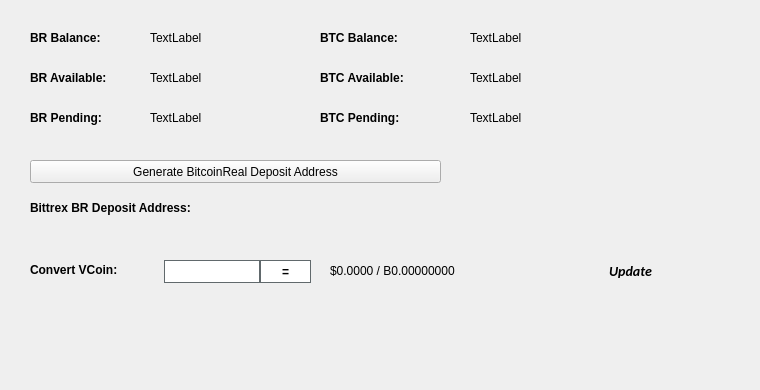
   <widget class="QWidget" name="BalanceTab">
    <attribute name="title">
     <string>Balance</string>
    </attribute>
    <widget class="QLabel" name="BitcoinBalanceLabel">
     <property name="geometry">
      <rect>
       <x>470</x>
       <y>30</y>
       <width>150</width>
       <height>16</height>
      </rect>
     </property>
     <property name="text">
      <string>TextLabel</string>
     </property>
    </widget>
    <widget class="QLabel" name="BRBalanceLabel">
     <property name="geometry">
      <rect>
       <x>150</x>
       <y>30</y>
       <width>150</width>
       <height>16</height>
      </rect>
     </property>
     <property name="text">
      <string>TextLabel</string>
     </property>
    </widget>
    <widget class="QLabel" name="label_11">
     <property name="geometry">
      <rect>
       <x>30</x>
       <y>30</y>
       <width>101</width>
       <height>16</height>
      </rect>
     </property>
     <property name="font">
      <font>
       <weight>75</weight>
       <bold>true</bold>
      </font>
     </property>
     <property name="text">
      <string>BR Balance:</string>
     </property>
    </widget>
    <widget class="QLabel" name="label_12">
     <property name="geometry">
      <rect>
       <x>320</x>
       <y>30</y>
       <width>101</width>
       <height>16</height>
      </rect>
     </property>
     <property name="font">
      <font>
       <weight>75</weight>
       <bold>true</bold>
      </font>
     </property>
     <property name="text">
      <string>BTC Balance:</string>
     </property>
    </widget>
    <widget class="QLabel" name="BRAvailableLabel_2">
     <property name="geometry">
      <rect>
       <x>150</x>
       <y>70</y>
       <width>150</width>
       <height>16</height>
      </rect>
     </property>
     <property name="text">
      <string>TextLabel</string>
     </property>
    </widget>
    <widget class="QLabel" name="label_13">
     <property name="geometry">
      <rect>
       <x>30</x>
       <y>70</y>
       <width>111</width>
       <height>16</height>
      </rect>
     </property>
     <property name="font">
      <font>
       <weight>75</weight>
       <bold>true</bold>
      </font>
     </property>
     <property name="text">
      <string>BR Available:</string>
     </property>
    </widget>
    <widget class="QLabel" name="label_14">
     <property name="geometry">
      <rect>
       <x>30</x>
       <y>110</y>
       <width>101</width>
       <height>16</height>
      </rect>
     </property>
     <property name="font">
      <font>
       <weight>75</weight>
       <bold>true</bold>
      </font>
     </property>
     <property name="text">
      <string>BR Pending:</string>
     </property>
    </widget>
    <widget class="QLabel" name="BRPendingLabel">
     <property name="geometry">
      <rect>
       <x>150</x>
       <y>110</y>
       <width>150</width>
       <height>16</height>
      </rect>
     </property>
     <property name="text">
      <string>TextLabel</string>
     </property>
    </widget>
    <widget class="QLabel" name="label_15">
     <property name="geometry">
      <rect>
       <x>320</x>
       <y>70</y>
       <width>111</width>
       <height>16</height>
      </rect>
     </property>
     <property name="font">
      <font>
       <weight>75</weight>
       <bold>true</bold>
      </font>
     </property>
     <property name="text">
      <string>BTC Available:</string>
     </property>
    </widget>
    <widget class="QLabel" name="BitcoinAvailableLabel">
     <property name="geometry">
      <rect>
       <x>470</x>
       <y>70</y>
       <width>150</width>
       <height>16</height>
      </rect>
     </property>
     <property name="text">
      <string>TextLabel</string>
     </property>
    </widget>
    <widget class="QLabel" name="label_31">
     <property name="geometry">
      <rect>
       <x>320</x>
       <y>110</y>
       <width>111</width>
       <height>16</height>
      </rect>
     </property>
     <property name="font">
      <font>
       <weight>75</weight>
       <bold>true</bold>
      </font>
     </property>
     <property name="text">
      <string>BTC Pending:</string>
     </property>
    </widget>
    <widget class="QLabel" name="BitcoinPendingLabel">
     <property name="geometry">
      <rect>
       <x>470</x>
       <y>110</y>
       <width>150</width>
       <height>16</height>
      </rect>
     </property>
     <property name="text">
      <string>TextLabel</string>
     </property>
    </widget>
    <widget class="QLabel" name="label_33">
     <property name="geometry">
      <rect>
       <x>30</x>
       <y>200</y>
       <width>221</width>
       <height>16</height>
      </rect>
     </property>
     <property name="font">
      <font>
       <weight>75</weight>
       <bold>true</bold>
      </font>
     </property>
     <property name="text">
      <string>Bittrex BR Deposit Address:</string>
     </property>
    </widget>
    <widget class="QPushButton" name="GenDepositBTN">
     <property name="geometry">
      <rect>
       <x>30</x>
       <y>160</y>
       <width>411</width>
       <height>23</height>
      </rect>
     </property>
     <property name="text">
      <string>Generate BitcoinReal Deposit Address</string>
     </property>
     <property name="icon">
      <iconset resource="../bitcoinreal.qrc">
       <normaloff>:/icons/bitcoin</normaloff>:/icons/bitcoin</iconset>
     </property>
    </widget>
    <widget class="QLabel" name="DepositAddressLabel">
     <property name="geometry">
      <rect>
       <x>200</x>
       <y>200</y>
       <width>261</width>
       <height>16</height>
      </rect>
     </property>
     <property name="palette">
      <palette>
       <active>
        <colorrole role="WindowText">
         <brush brushstyle="SolidPattern">
          <color alpha="255">
           <red>0</red>
           <green>0</green>
           <blue>0</blue>
          </color>
         </brush>
        </colorrole>
        <colorrole role="Text">
         <brush brushstyle="SolidPattern">
          <color alpha="255">
           <red>0</red>
           <green>0</green>
           <blue>255</blue>
          </color>
         </brush>
        </colorrole>
       </active>
       <inactive>
        <colorrole role="WindowText">
         <brush brushstyle="SolidPattern">
          <color alpha="255">
           <red>0</red>
           <green>0</green>
           <blue>0</blue>
          </color>
         </brush>
        </colorrole>
        <colorrole role="Text">
         <brush brushstyle="SolidPattern">
          <color alpha="255">
           <red>0</red>
           <green>0</green>
           <blue>255</blue>
          </color>
         </brush>
        </colorrole>
       </inactive>
       <disabled>
        <colorrole role="WindowText">
         <brush brushstyle="SolidPattern">
          <color alpha="255">
           <red>120</red>
           <green>120</green>
           <blue>120</blue>
          </color>
         </brush>
        </colorrole>
        <colorrole role="Text">
         <brush brushstyle="SolidPattern">
          <color alpha="255">
           <red>120</red>
           <green>120</green>
           <blue>120</blue>
          </color>
         </brush>
        </colorrole>
       </disabled>
      </palette>
     </property>
     <property name="font">
      <font>
       <weight>75</weight>
       <bold>true</bold>
      </font>
     </property>
     <property name="text">
      <string/>
     </property>
     <property name="alignment">
      <set>Qt::AlignRight|Qt::AlignTrailing|Qt::AlignVCenter</set>
     </property>
     <property name="textInteractionFlags">
      <set>Qt::LinksAccessibleByMouse|Qt::TextSelectableByKeyboard|Qt::TextSelectableByMouse</set>
     </property>
    </widget>
    <widget class="QLabel" name="label_8">
     <property name="geometry">
      <rect>
       <x>460</x>
       <y>300</y>
       <width>281</width>
       <height>81</height>
      </rect>
     </property>
     <property name="text">
      <string/>
     </property>
     <property name="pixmap">
      <pixmap>:/images/bittrex</pixmap>
     </property>
    </widget>
    <widget class="QWidget" name="widgetConversion" native="true">
     <property name="geometry">
      <rect>
       <x>0</x>
       <y>250</y>
       <width>751</width>
       <height>43</height>
      </rect>
     </property>
     <property name="minimumSize">
      <size>
       <width>0</width>
       <height>43</height>
      </size>
     </property>
     <property name="styleSheet">
      <string notr="true"/>
     </property>
     <widget class="QPushButton" name="btnUpdateMarketData">
      <property name="geometry">
       <rect>
        <x>575</x>
        <y>0</y>
        <width>111</width>
        <height>41</height>
       </rect>
      </property>
      <property name="sizePolicy">
       <sizepolicy hsizetype="Expanding" vsizetype="Expanding">
        <horstretch>0</horstretch>
        <verstretch>0</verstretch>
       </sizepolicy>
      </property>
      <property name="font">
       <font>
        <family>calibri</family>
        <pointsize>-1</pointsize>
        <weight>75</weight>
        <italic>true</italic>
        <bold>true</bold>
       </font>
      </property>
      <property name="styleSheet">
       <string notr="true">margin:0px;text-align:center;padding:2px;border-radius:3px;font-style:italic;width:100px;font-size:14px;font-family:calibri;font-weight:600;</string>
      </property>
      <property name="text">
       <string>Update</string>
      </property>
      <property name="iconSize">
       <size>
        <width>150</width>
        <height>35</height>
       </size>
      </property>
      <property name="autoDefault">
       <bool>true</bool>
      </property>
      <property name="default">
       <bool>true</bool>
      </property>
     </widget>
     <widget class="QLabel" name="lblConvertVCoin">
      <property name="geometry">
       <rect>
        <x>30</x>
        <y>10</y>
        <width>131</width>
        <height>20</height>
       </rect>
      </property>
      <property name="styleSheet">
       <string notr="true"/>
      </property>
      <property name="text">
       <string>&lt;html&gt;&lt;head/&gt;&lt;body&gt;&lt;p&gt;&lt;span style=&quot; font-weight:600;&quot;&gt;Convert VCoin:&lt;/span&gt;&lt;/p&gt;&lt;/body&gt;&lt;/html&gt;</string>
      </property>
     </widget>
     <widget class="QLineEdit" name="txtConvertVCoinQty">
      <property name="geometry">
       <rect>
        <x>160</x>
        <y>10</y>
        <width>100</width>
        <height>23</height>
       </rect>
      </property>
      <property name="minimumSize">
       <size>
        <width>100</width>
        <height>23</height>
       </size>
      </property>
      <property name="maximumSize">
       <size>
        <width>100</width>
        <height>16777215</height>
       </size>
      </property>
      <property name="styleSheet">
       <string notr="true">border: 1px solid #61696c;margin-left:4px;</string>
      </property>
     </widget>
     <widget class="QPushButton" name="btnConvertBitcoinReal">
      <property name="geometry">
       <rect>
        <x>260</x>
        <y>10</y>
        <width>51</width>
        <height>23</height>
       </rect>
      </property>
      <property name="minimumSize">
       <size>
        <width>0</width>
        <height>23</height>
       </size>
      </property>
      <property name="styleSheet">
       <string notr="true">border:1px solid #61696c;background:white;font-weight:600;</string>
      </property>
      <property name="text">
       <string>=</string>
      </property>
     </widget>
     <widget class="QLabel" name="lblConvertVCoinResults">
      <property name="geometry">
       <rect>
        <x>330</x>
        <y>0</y>
        <width>201</width>
        <height>41</height>
       </rect>
      </property>
      <property name="styleSheet">
       <string notr="true"/>
      </property>
      <property name="text">
       <string>$0.0000 / B0.00000000</string>
      </property>
     </widget>
     <widget class="QLabel" name="iconOverviewUpdateWait">
      <property name="geometry">
       <rect>
        <x>670</x>
        <y>10</y>
        <width>24</width>
        <height>24</height>
       </rect>
      </property>
      <property name="text">
       <string/>
      </property>
      <property name="pixmap">
       <pixmap resource="../bitcoinreal.qrc">:/icons/transaction_1</pixmap>
      </property>
      <property name="scaledContents">
       <bool>true</bool>
      </property>
      <property name="alignment">
       <set>Qt::AlignCenter</set>
      </property>
     </widget>
    </widget>
   </widget>
